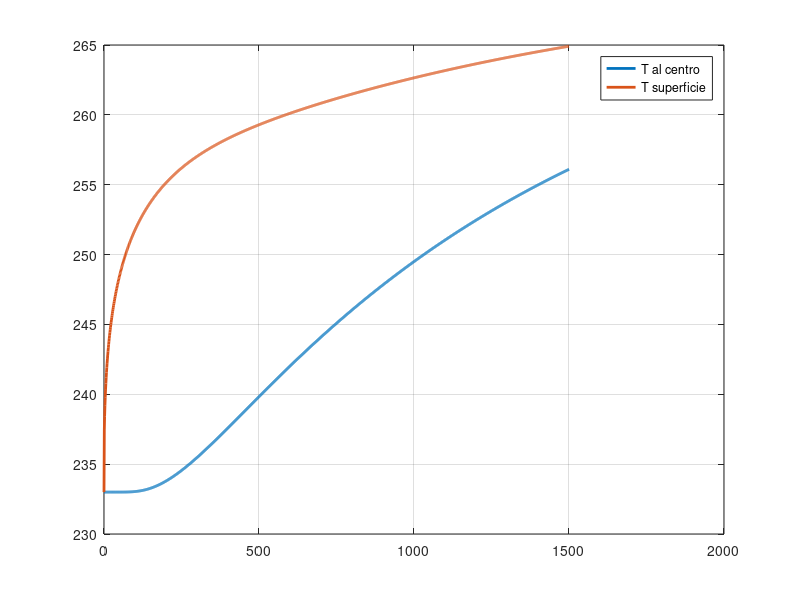

Source code (MATLAB):
% Esame del 26 febbraio 2024 - pomeriggio c EULERO ALL'INDIETRO
% Simone Canevarolo
% S269893
% 22 aprile 2024

clear all
close all
clc

alt = 30e-2; % m
raggio = 10e-2; % m
altcaduta = 7.5e3; % m

T0 = 233; % K
hamb = 100; % W/m^2/K
Tamb = 270; % K

uu = 5; % m/s
ro = 950; % kg/m^3

K = @(T) 4.5*(T/T0);
cpfunz = @(T) 670+1.2*(T-233);

dx = 5e-3;

xx = (0:dx:alt/2)';
Nx = length(xx);

dt = 1;
tmax = altcaduta/uu;
tt = (0:dt:tmax);
Nt = length(tt);

Tm = T0*ones(Nx,1);

kk = K(T0);
cp = cpfunz(T0);

Tcentro = T0*ones(Nt,1);
Tsuperficie = T0*ones(Nt,1);

for zz = 2:Nt

        kk = K(Tm);
        cp = cpfunz(Tm);

        aa = dt.*kk./ro./cp./dx^2; 

        sub_diag_1 = -aa;
        main_diag_1 = 1+2*aa;
        sup_diag_1 = sub_diag_1;

        Band = [sub_diag_1,main_diag_1,sup_diag_1];

        AA_1 = spdiags(Band,-1:1,Nx,Nx);

        AA_1(1,1) = +kk(end)/dx+hamb;
        AA_1(1,2) = -kk(end)/dx;

        AA_1(end,end-1) = -1;
        AA_1(end,end) = 1;

        BB = Tm;

        BB(1) = +hamb*Tamb;
        BB(end) = 0;

        TT = AA_1\BB;

        Tsuperficie(zz) = TT(1);
        Tcentro(zz) = TT(end);

        Tm = TT;

end

    figure(1)
    plot(tt,Tcentro,'LineWidth',2)
    hold on
    plot(tt,Tsuperficie,'LineWidth',2)
    legend('T al centro','T superficie', 'Location','Best')
    grid on
